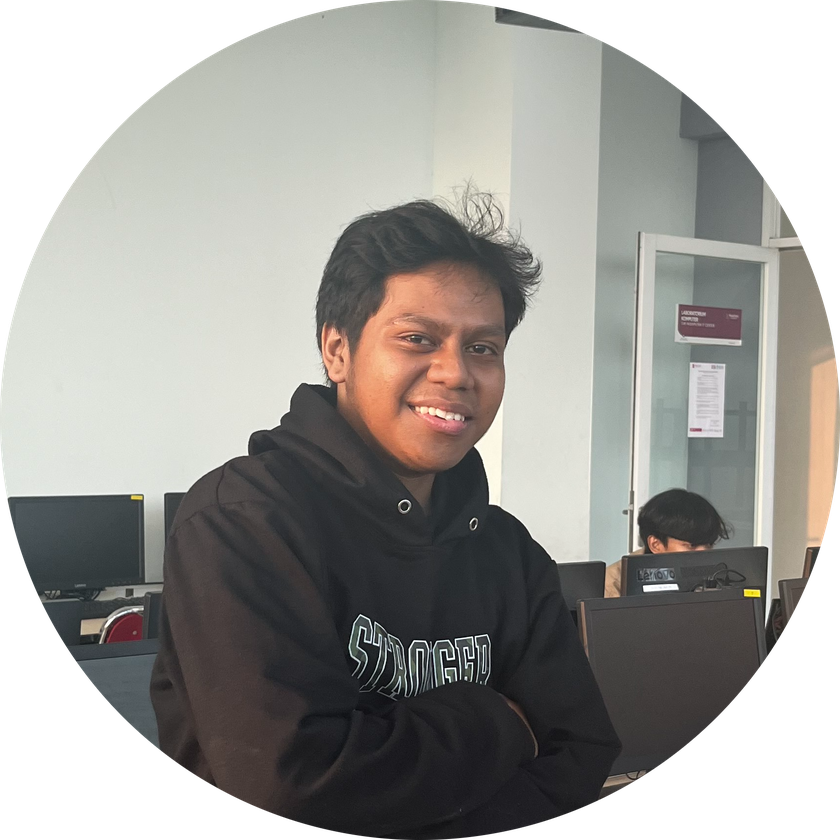
#> input picture Hasil Kuliah 4 Tahun/Semester 5/Pengelolahan Citra Digital/Sesi 6/Latihan/File Gambar/image.png, 840 x 840 px, shrunk from 1708 x 1708 before the run, found by its file name
$ python brightness.py
#> lines starting #> are read from the running program, lines starting #| are printed output that depends on the picture
#> further down, image is the input picture: shape (840, 840, 4); mean R, G, B, A 106.7, 105.2, 101.2, 200.3
import imageio as img
import numpy as np
import matplotlib.pyplot as plt

# Fungsi untuk mengubah kecerahan
def bright(image, factor):
#> called with factor = 50
    imgBright = image.astype(np.float32)
    imgBright = imgBright + factor
    imgBright = np.clip(imgBright, 0, 255)
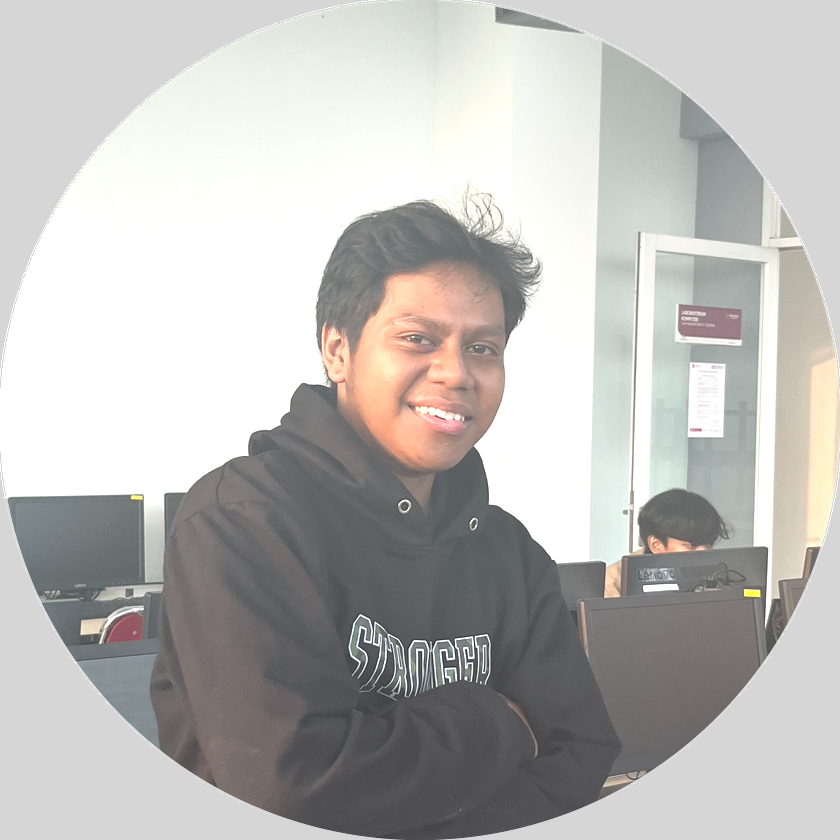
#> imgBright: shape (840, 840, 4) float32; mean R, G, B, A 153.3, 152, 149.4, 211.6; transparent parts drawn white
    return imgBright.astype(np.uint8)

# Fungsi untuk mengubah kontras
def constrast(image, factor):
#> called with factor = 1.5
    mean = 128
    imgContrast = image.astype(np.float32)
    imgContrast = mean + factor * (imgContrast - mean)
    imgContrast = np.clip(imgContrast, 0, 255)
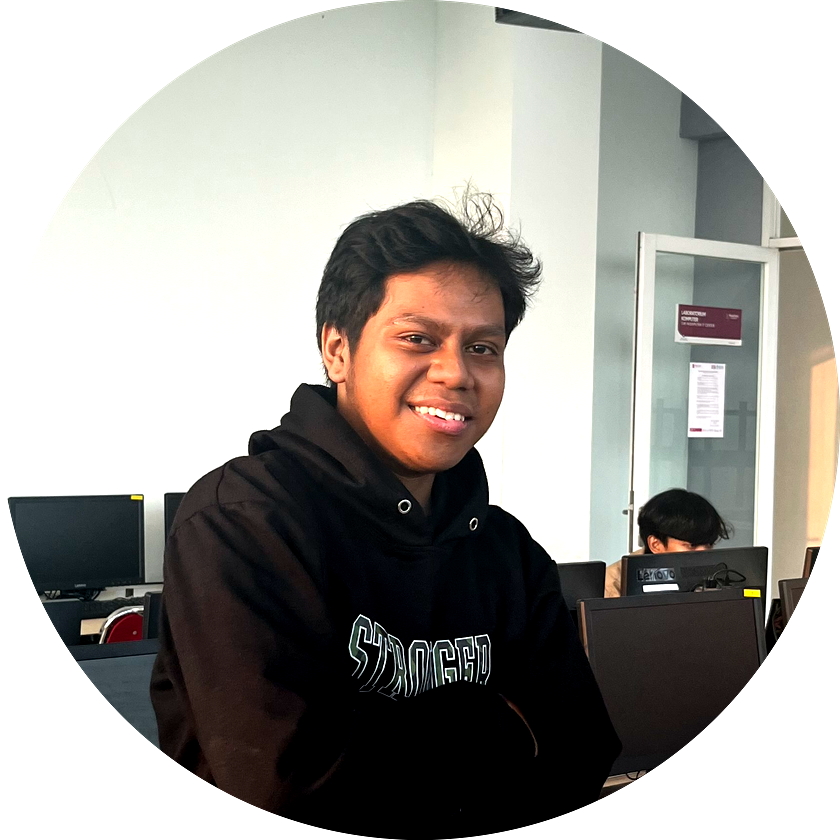
#> imgContrast: shape (840, 840, 4) float32; mean R, G, B, A 108.2, 106.1, 101.3, 201; transparent parts drawn white
    return imgContrast.astype(np.uint8)

# Menghindari warning dengan menggunakan imageio v2
import imageio.v2 as img

# Membaca gambar dari path
path = "C:\\image.png"
image = img.imread(path)

# Menerapkan fungsi bright dan constrast
imgBright = bright(image, 50)
imgContrast = constrast(image, 1.5)

# Menampilkan gambar asli, gambar dengan kecerahan ditingkatkan, dan gambar dengan kontras diubah
plt.figure(figsize=(10, 10))

# Menampilkan gambar asli
plt.subplot(3, 1, 1)  # Menggunakan grid 3x1
plt.imshow(image)
plt.title('Gambar Asli')

# Menampilkan gambar dengan kecerahan ditingkatkan
plt.subplot(3, 1, 2)  # Subplot ke-2 dari 3
plt.imshow(imgBright)
plt.title('Gambar dengan Kecerahan Ditingkatkan')

# Menampilkan gambar dengan kontras diubah
plt.subplot(3, 1, 3)  # Subplot ke-3 dari 3
plt.imshow(imgContrast)
plt.title('Gambar dengan Kontras Ditingkatkan')

plt.tight_layout()
plt.show()
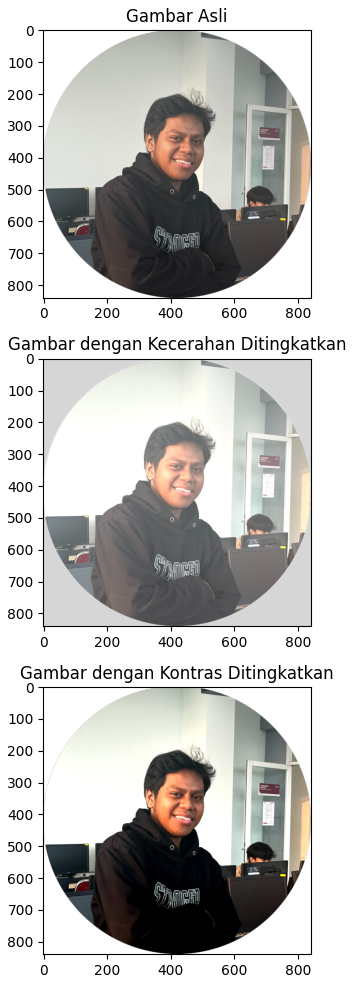
#> figure drawn by matplotlib, 3 panels
